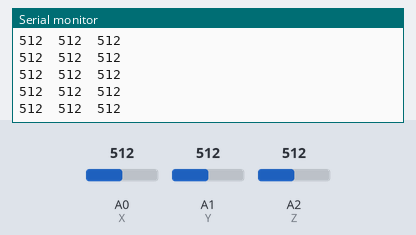
Bench run of a sketch on a simulated Arduino Uno, built with avr-gcc and run on an emulated ATmega328P. Shown: the last lines printed to the serial monitor. The inputs (shaded band) are chosen by the test bench; at power-on: A2 (Z) = 512, A0 (X) = 512, A1 (Y) = 512.

Above: at 8.7 s.
8.8 s: A2 (Z) set to 111
At 8.88 s:
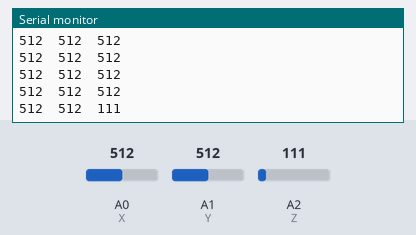
11.8 s: A2 (Z) set to 89
At 11.8 s:
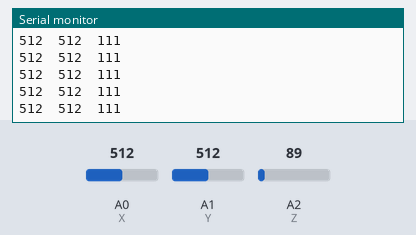
Timing chart, 0 to 14.3 s (numbered marks = the images above; inputs shaded):
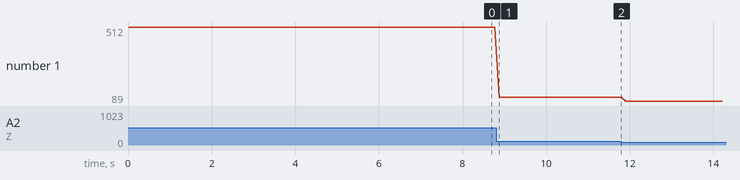

Measured:
- after the input at 8.8 s, the serial monitor: prints a new line after 0.07 s (image 1)
- plotted number 1: 512 → 111 after the input at 8.8 s, 111 → 89 after the input at 11.8 s

The sketch:

Accelerometer.ino
```cpp
/*
  Accelerometer
*/
const int X = A0;
const int Y = A1;
const int Z = A2;
// the setup routine runs once when you press reset:
void setup() {
  // initialize serial communication at 9600 bits per second:
  Serial.begin(9600);
  Serial.println("Accelerometer");
}

// the loop routine runs over and over again forever:
void loop() {

  Serial.print(analogRead(X));
  Serial.print("\t");
  Serial.print(analogRead(Y));
  Serial.print("\t");
  Serial.println(analogRead(Z));
  delay(100);
}
```
